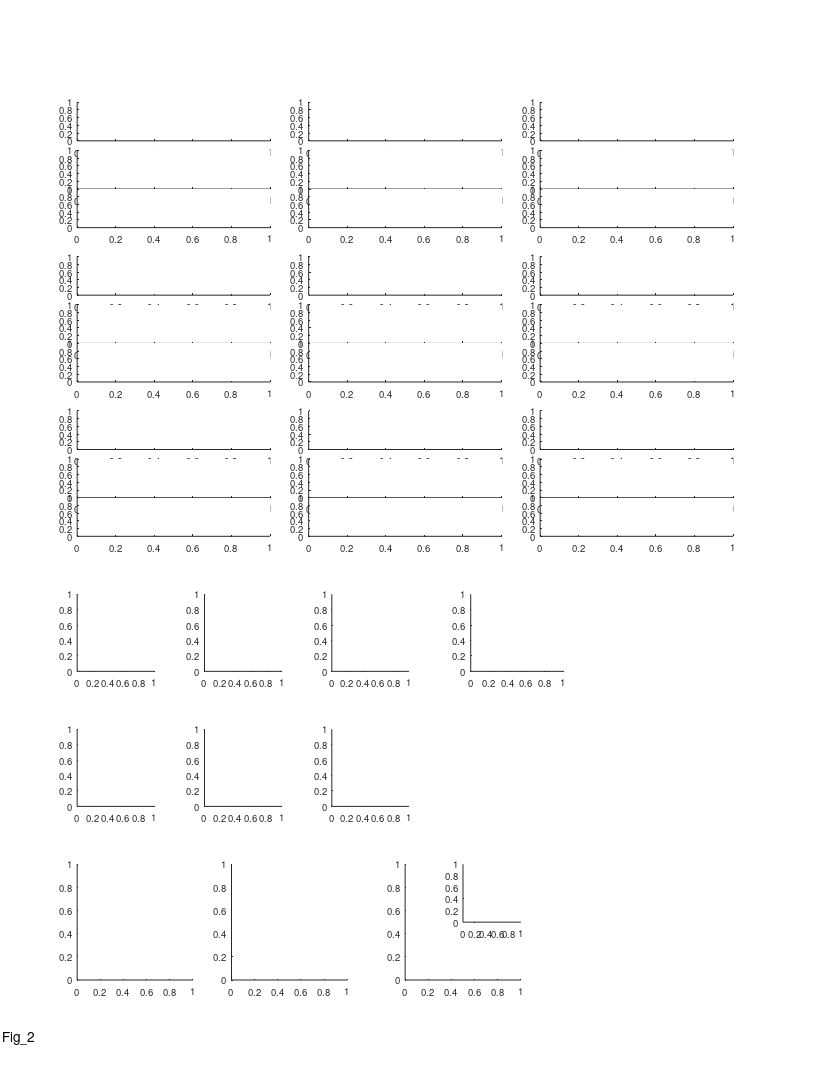

Reproduce this figure in MATLAB. (Note: this script raises an error after producing the figure.)
%% Large Scale - fig 2 - Behavioral and neural recordings from bats fliying over large spatial scales.

%%
clear 
clc

%% define output files
res_dir = 'L:\paper_figures';
mkdir(res_dir)
fig_name_str = 'Fig_2';
fig_caption_str = 'Multi-scale spatial coding with many fields in individual dorsla-CA1 neurons';
log_name_str = [fig_name_str '_log_file' '.txt'];
log_name_str = strrep(log_name_str , ':', '-');
log_name_str = strrep(log_name_str , ' ', '_');
log_name_out = fullfile(res_dir, log_name_str);

%% open log file
diary off
diary(log_name_out)
diary on
disp('Log file');
disp(['created: ', datestr(clock)]);
disp('======================================================');
disp([fig_name_str ':' fig_caption_str]);
disp('======================================================');
disp('');


%% create figure
% figure_size_cm = [21.0 29.7]; % ~A4
figure_size_cm = [21.6 27.9]; % ~US letter
figure ;
% Some WYSIWYG options:
set(gcf,'DefaultAxesFontSize',7);
set(gcf,'DefaultAxesFontName','helvetica');
set(gcf,'DefaultAxesUnits','centimeters');
set(gcf,'PaperType','usletter')
% set(gcf,'PaperType','<custom>');
set(gcf,'PaperUnits','centimeters','PaperPosition',[0 0 figure_size_cm]);
set(gcf,'PaperOrientation','portrait');
set(gcf,'Units','centimeters','Position',get(gcf,'paperPosition')+[0 0 0 0]); % position on screen...
set(gcf, 'Renderer', 'painters');
annotation('textbox', [0.5 1 0 0], 'String',fig_name_str, 'HorizontalAlignment','center','Interpreter','none');

pause(0.2); % workaround to solve matlab automatically changing the axes positions...

% create panels
panel_A_size_raster = [5 1];
panel_A_size_FR_map = [5 1];
panel_A_pos = [2 14];
panel_A = [];
for ii=1:3
    for jj=1:3
        offset_x = (ii-1)*6;
        offset_y = (jj-1)*4;
        offset = panel_A_pos + [offset_x offset_y];
        panel_A(ii,jj,1) = axes('position', [offset+[0 2.25] panel_A_size_FR_map]);
        panel_A(ii,jj,2) = axes('position', [offset+[0 1   ] panel_A_size_raster]);
        panel_A(ii,jj,3) = axes('position', [offset+[0 0   ] panel_A_size_raster]);
    end
end
% panel_A = permute(panel_A,[2 1 3]);
panel_A = panel_A(:,3:-1:1,:);
panel_A = reshape(panel_A,[9 3]);

panel_BCDE_size = [2 2];
panel_B = axes('position', [ 2.0  10.5 panel_BCDE_size ]);
panel_C = axes('position', [ 5.3  10.5 panel_BCDE_size ]);
panel_D = axes('position', [ 8.6  10.5 panel_BCDE_size ]);
panel_E = axes('position', [12.2  10.5 panel_BCDE_size.*[1.2 1] ]);

panel_FGH_size = [2 2];
panel_F = axes('position', [2.0  7  panel_FGH_size ]);
panel_G = axes('position', [5.3  7  panel_FGH_size ]);
panel_H = axes('position', [8.6  7  panel_FGH_size ]);
panel_I = axes('position', [2 2.5 3 3]);
panel_J = axes('position', [6 2.5 3 3]);
panel_K(1) = axes('position', [10.5 2.5 3.0 3.0]);
panel_K(2) = axes('position', [12.0 4.0 1.5 1.5]);


%%
prm = PARAMS_GetAll();

%% FR map + rasters - 9 examples
cell_examples = {
433; 56; 51;
609; 67; 477;
419; 628; 337;
};
for ii_cell = 1:length(cell_examples)
    cell_ID = cell_examples{ii_cell};
    cell = cell_load_data(cell_ID,'details','FR_map','fields','stats','FE');
    c = prm.graphics.colors.flight_directions;
    
    % map+fields
    axes(panel_A(ii_cell, 1));
    cla
    maps=[cell.FR_map.all];
    x = maps(1).bin_centers;
    y = cat(1,maps.PSTH);
    h=plot(x,y);
    [h.Color] = disperse(c);
    box off
    h=gca;
    h.TickDir = 'out';
    h.XTick = [];
    m = round(max(y(:)));
    h.YTick = [0 m];
    h.YLim = [0 m+1];
    h.XLim = [0 200];
    
    % fields
    for ii_dir=1:2
        fields = cell.fields{ii_dir};
        if isfield(fields,'in_low_speed_area')
            fields([fields.in_low_speed_area])=[];
        end
        for ii_field = 1:length(fields)
            dir_offsets = [-0.1 -0.17]+0.015;
            [xaf,yaf] = ds2nfu(fields(ii_field).edges_prc, repelem(dir_offsets(ii_dir)*range(h.YLim),2));
            annotation('line',xaf,yaf,'Linewidth', 2, 'Color', c{ii_dir});
        end
    end
    
    % cell details
    cell_num_str_pos_x   = [0.50 0.50 0.50 0.50 0.50 0.45 0.50 0.50 0.50];
    cell_num_str_pos_y   = [1.05 1.05 1.05 0.85 0.90 0.90 0.90 0.90 0.90];
    cell_stats_str_pos_x = [0.80 0.95 0.80 0.80 0.20 0.80 0.80 0.50 0.85];
    cell_stats_str_pos_y = [1.20 1.05 1.15 0.90 0.95 1.10 1.10 0.90 0.90]+0.05;
    text(cell_num_str_pos_x(ii_cell), cell_num_str_pos_y(ii_cell), "cell "+ ii_cell,...
        'Units','normalized','HorizontalAlignment','center','VerticalAlignment','bottom','FontSize',8);
    switch ii_cell
        case {1,2,3,4,5,6,7,8}
            cell_stats_str = {  sprintf('max=%.1fm', cell.stats.all.field_largest);...
                                sprintf('min=%.1fm', cell.stats.all.field_smallest);...
                                sprintf('ratio=%.1f', cell.stats.all.field_ratio_LS);...
                             };
            text(cell_stats_str_pos_x(ii_cell), cell_stats_str_pos_y(ii_cell)-0*0.23, cell_stats_str{1},...
                'Units','normalized','HorizontalAlignment','center','VerticalAlignment','Top','FontSize',6);
            text(cell_stats_str_pos_x(ii_cell), cell_stats_str_pos_y(ii_cell)-1*0.23, cell_stats_str{2},...
                'Units','normalized','HorizontalAlignment','center','VerticalAlignment','Top','FontSize',6);
            text(cell_stats_str_pos_x(ii_cell), cell_stats_str_pos_y(ii_cell)-2*0.23, cell_stats_str{3},...
                'Units','normalized','HorizontalAlignment','center','VerticalAlignment','Top','FontSize',6);
        case 9
            cell_stats_str = {  sprintf('single field=%.1fm', cell.fields{1}.width_prc) };
            text(cell_stats_str_pos_x(ii_cell), cell_stats_str_pos_y(ii_cell)-0*0.23, cell_stats_str{1},...
                'Units','normalized','HorizontalAlignment','center','VerticalAlignment','Top','FontSize',6);
    end
    
    % rasters
    FEs = [cell.FE];
    for ii_dir=1:2
        axes(panel_A(ii_cell, ii_dir+1));
        cla
        FE = FEs{ii_dir};
        x = [FE.spikes_pos];
        [FE.number2] = disperse(1:length(FE));
        y = arrayfun(@(FE)(FE.number2*ones(1,FE.num_spikes)),FE,'UniformOutput',0);
        y = [y{:}];
        plot(x,y,'.','Color',c{ii_dir},'MarkerSize',0.05);
        box off
        h=gca;
        m = length(FE);
        h.YTick = [1 m];
        h.XLim = [0 200];
        h.YLim = [0 m+1];
        switch ii_dir
            case 1
                h.XTick = [];
                h.YTickLabel = {'',num2str(m)};
            case 2
                h.XTick = 0:50:200;
                h.XRuler.TickLabelGapOffset = -2;
                h.YTickLabel = {'1',num2str(m)};
                h.TickDir = 'out';
        end
        
    end
end

%% add zoom in panel
% choose cell/dir/field to zoom
ii_cell = 3;
ii_dir = 1;
ii_field = 2;
cell_ID = cell_examples{ii_cell};
cell = cell_load_data(cell_ID,'details','FR_map','fields','stats','FE');
c = prm.graphics.colors.flight_directions;
% add zoom lines
axes(panel_A(ii_cell,1));
x=[];
y=[];
x(1,:) = cell.fields{ii_dir}(ii_field).edges_href;
x(2,:) = cell.fields{ii_dir}(ii_field).edges_href;
% x(3,:) = [15;50];
x(3,:) = cell.fields{ii_dir}(ii_field).edges_href + 10*[-1 1];
y(1,:) =  4*[1;1];
y(2,:) = 7*[1;1];
y(3,:) = 14*[1;1];
[xf, yf] = ds2nfu(x,y);
for jj = 1:2
    for ii = 1:2
        hl = annotation('line');
%         hl.Parent = gca;
        hl.X = xf(ii+[0 1],jj);
        hl.Y = yf(ii+[0 1],jj);
        hl.LineWidth = 0.5;
        hl.Color = 0.5*[1 1 1];
    end
end
% create zoom panel + plot!
POSf = ds2nfu([x(end,1)-0.4 y(end,1)-1 diff(x(end,:)) 20]);
panel_A_zoom = axes('Units','normalized', 'position', POSf);
cla
hold on
set(gca,'visible','off');
FE = cell.FE{ii_dir};
x = [FE.spikes_pos];
[FE.number2] = disperse(1:length(FE));
y = arrayfun(@(FE)(FE.number2*ones(1,FE.num_spikes)),FE,'UniformOutput',0);
y = [y{:}];
xlimits = cell.fields{ii_dir}(ii_field).edges_href;
IX = find( x>xlimits(1) & x<xlimits(end) );
x=x(IX);
y=y(IX);
ylimits = [min(y) max(y)]+[-3 1];
plot(x,y,'.','Color',c{ii_dir},'MarkerSize',0.05);
x = cell.fields{ii_dir}(ii_field).edges_prc;
y = ylimits([1 1]);
plot(x,y,'-','Color',c{ii_dir},'LineWidth',1);
% m = length(FE);
% % % maps=[cell.FR_map.all];
% % % x = maps(ii_dir).bin_centers;
% % % y = maps(ii_dir).PSTH;
% % % y = y ./ cell.fields{ii_dir}(ii_field).peak .* (m);
% % % y=normalize(y,'range').*m;
% % % h=plot(x,y,'Color',c{ii_dir});
box off
h=gca;
% h.XLim = [39.5 43];
h.XLim = xlimits;
% h.YLim = [0 m+1];
h.YLim = ylimits;



%% add direction arrows
arrow_x = 0.1 +[0 0.05];
arrow_y = repelem(0.965,2);
clear h
h(1)=annotation('arrow',arrow_x,      arrow_y+0.008,  'Color', prm.graphics.colors.flight_directions{1});
h(2)=annotation('arrow',flip(arrow_x),arrow_y      ,  'Color', prm.graphics.colors.flight_directions{2});
[h.HeadWidth] = disperse([5 5]);
[h.HeadLength] = disperse([5 5]);

%% add x/y labels for specific panels
for ii = [7 8 9]
    axes(panel_A(ii, 3));
    xlabel('Position (m)', 'Units','normalized','Position',[0.5 -0.35]);
end
for ii = [1 4 7]
    axes(panel_A(ii, 3));
%     ylabel('Time (min)',   'Units','normalized','Position',[-0.1 1]);
    ylabel('Flight no.',   'Units','normalized','Position',[-0.1 1]);
    axes(panel_A(ii, 1));
    ylabel({'F.R.';'(Hz)'},   'Units','normalized','Position',[-0.07 0.42]);
end
axes(panel_A(1, 1));
text(-0.25,1.6, 'A', 'Units','normalized','FontWeight','bold');



% % % % % % % % % % % % % % % % % % % % % % % % % % % % % % % % % % % % % % 
%% load population data
prm = PARAMS_GetAll();
cells_t = DS_get_cells_summary();
bats = [79,148,34,9861,2289];
cells_t(~ismember(cells_t.bat, bats ),:) = [];
cells = cellfun(@(c)(cell_load_data(c,'details')), cells_t.cell_ID, 'UniformOutput',0);
cells = [cells{:}];
cells = [cells.details];
cells(~contains({cells.brain_area}, 'CA1')) = [];
cells(~ismember([cells.ClusterQuality], [2])) = [];
cells = cellfun(@(c)(cell_load_data(c,'details','stats')), {cells.cell_ID}, 'UniformOutput',0);
cells = [cells{:}];
cells_details = [cells.details];
cells_ID = {cells_details.cell_ID};
stats = [cells.stats];
stats = [stats.all];
cells_ID([stats.meanFR_all]>prm.inclusion.interneuron_FR_thr)=[];
clear cells stats cells_details cells_t
cells = cellfun(@(c)(cell_load_data(c,'details','stats','meanFR','stats','inclusion','signif','fields','FR_map')), cells_ID, 'UniformOutput',0);
cells = [cells{:}];

%% panel B - field count histogram
% figure
axes(panel_B);
cla
hold on
text(-0.45,1.15, 'B', 'Units','normalized','FontWeight','bold');
nFields = nan(2,length(cells));
for ii_dir = 1:2
    for ii_cell = 1:length(cells)
        cell = cells(ii_cell);
        % check signif per direction
        if ~cell.signif(ii_dir).TF
            continue;
        end
        nFields(ii_dir,ii_cell) = cell.stats.dir(ii_dir).field_num;
    end
    h = histogram(nFields(ii_dir,:));
    h.FaceColor = prm.graphics.colors.flight_directions{ii_dir};
end
xlabel({'No. of fields';'per direction'},'Units','normalized','Position',[0.5 -0.18]);
ylabel('No. of cells')
ha = gca;
% ha.XLim = [0 35];
% ha.YLim = [0 40];
% ha.XTick = [0:5:35];
% ha.YTick = [0 40];
ha.TickDir='out';
ha.TickLength = [0.03 0.03];
ha.XRuler.TickLabelGapMultiplier = -0.3;
ha.YRuler.TickLabelGapMultiplier = 0.001;

%% panel C - field size histogram
% figure
axes(panel_C);
cla
hold on
text(-0.45,1.15, 'C', 'Units','normalized','FontWeight','bold');
fields_size = [];
for ii_dir = 1:2
    for ii_cell = 1:length(cells)
        cell = cells(ii_cell);
        if ~cell.signif(ii_dir).TF % check signif per direction
            continue;
        end
        fields = cell.fields{ii_dir};
        fields([fields.in_low_speed_area]) = []; % remove fields in low speed area
        fields_size = [fields_size fields.width_prc];
    end
end
h = histogram(fields_size);
h.FaceColor = 0.5*[1 1 1];
ha=gca;
ha.YScale = 'log';
xlabel('Field Size (m)')
ylabel('Counts','Units','normalized','Position',[-0.25 0.5])
ha = gca;
% ha.XLim = [0 35];
% ha.YLim = [0 40];
% ha.XTick = [0:5:35];
ha.YTick = [1 10 100];
ha.TickDir='out';
ha.TickLength = [0.03 0.03];
ha.XRuler.TickLabelGapMultiplier = -0.3;
ha.YRuler.TickLabelGapMultiplier = 0.001;

%% panel D - smallest / largest field size
% figure
axes(panel_D);
cla
hold on
text(-0.45,1.15, 'D', 'Units','normalized','FontWeight','bold');
LS_field_size = nan(2,length(cells));
for ii_cell = 1:length(cells)
    cell = cells(ii_cell);
    if ~all([cell.signif.TF]) % at least one direction is significant
        continue;
    end
    LS_field_size(1,ii_cell) = cell.stats.all.field_smallest;
    LS_field_size(2,ii_cell) = cell.stats.all.field_largest;
end
% LS_field_size(:,any(isnan(LS_field_size))) = [];
rng(1); % fix seed for violin plot randomization
hv = violinplot(LS_field_size');
[hv.ViolinColor] = disperse(repelem({'none'},length(hv)));
hs=[hv.ScatterPlot];
[hs.Marker]          = disperse(repelem({'.'},length(hs)));
[hs.SizeData]        = disperse(repelem(35,length(hs)));
[hs.MarkerFaceColor] = disperse(repelem({0.5*[1 1 1]},length(hs)));
[hs.MarkerEdgeColor] = disperse(repelem({0.5*[1 1 1]},length(hs)));
hm=[hv.MedianPlot];
% remove default median plot (circle), and add a red bar instead
[hm.Marker] = disperse(repelem({'none'},2));
plot([hm.XData]+0.075*[-1 1]', repelem([hm.YData],2,1), 'r', 'LineWidth',1.5);
ha=gca;
ylimits = ha.YLim;
ha.TickDir='out';
ha.TickLength = [0.03 0.03];
ha.XTick = [1 2];
ha.XTickLabel = {};
ha.XRuler.TickLabelGapMultiplier = -0.35;
ha.YRuler.TickLabelGapMultiplier = 0.001;
text([1 2],repelem(ylimits(1)-0.04*diff(ylimits),2),{{'Smallest';'field'},{'Largest';'field'}},...
    'HorizontalAlignment','center','VerticalAlignment','top','FontSize',7);
% xlabel('')
ylabel('Field size (m)','Units','normalized','Position',[-0.21 0.5])



%% panel E - field ratio (largest/smallest)
% figure
axes(panel_E);
cla
hold on
text(-0.4,1.15, 'E', 'Units','normalized','FontWeight','bold');
LS_field_ratio_all = nan(1,length(cells));
LS_field_ratio_dir = nan(2,length(cells));
for ii_cell = 1:length(cells)
    cell = cells(ii_cell);
    % pooled stats - check at least one direction is signif
    if any([cell.signif.TF])
        LS_field_ratio_all(ii_cell) = cell.stats.all.field_ratio_LS;
    end
    % per dir stats - check signif per direction
    for ii_dir = 1:2
        if cell.signif(ii_dir).TF 
            LS_field_ratio_dir(ii_dir,ii_cell) = cell.stats.dir(ii_dir).field_ratio_LS;
        end
    end
end
LS_field_ratio_dir = LS_field_ratio_dir(:);
% LS_field_ratio_dir(isnan(LS_field_ratio_dir)) = [];
% LS_field_ratio_all(isnan(LS_field_ratio_all)) = [];
edges = linspace(1,ceil(max(max(LS_field_ratio_all))),9);
clear h
% h(1) = histogram(LS_field_ratio_dir);
h(2) = histogram(LS_field_ratio_all);
% h(1).BinEdges = edges;
h(2).BinEdges = edges;
% h(1).FaceColor = 'g';
h(2).FaceColor = 0.5*[1 1 1];
% h(1).BinLimits = [1 h(1).BinLimits([2])];
% h(2).BinLimits = [1 h(2).BinLimits([2])];
% h(1).NumBins = 15;
% h.FaceColor = prm.graphics.colors.flight_directions{ii_dir};
% legend({'per cell';'per direction'})
ha=gca;
ha.YScale = 'log';
% ha.YScale = 'linear';
ha.XLim = [0 27];
% ha.YLim = [0 10];
ha.YLim = [7e-1 260];
% ha.XTick = [0:5:35];
ha.YTick = [1 10 100];
ha.TickDir='out';
ha.TickLength = [0.03 0.03];
ha.XRuler.TickLabelGapMultiplier = -0.35;
ha.YRuler.TickLabelGapMultiplier = 0.001;
xlabel({'Field size ratio';'largest/smallest'},'Units','normalized','Position',[0.5 -0.17]);
ylabel('No. of cells','Units','normalized','Position',[-0.21 0.5])

%% arragne population SI/sparsity
signif = arrayfun(@(x)(x.TF), cat(1,cells.signif));
% TODO: check why SI/sparsity can be nan in the original cell calculation?
SI = arrayfun(@(x)([x.dir.SI_bits_spike]), cat(1,cells.stats),'UniformOutput',0);
sparsity = arrayfun(@(x)([x.dir.sparsity]), cat(1,cells.stats),'UniformOutput',0);
SI = cat(1,SI{:});
SI(~signif) = nan;
SI = SI(:);
SI(isnan(SI)) = [];
sparsity = cat(1,sparsity{:});
sparsity(~signif) = nan;
sparsity = sparsity(:);
sparsity(isnan(sparsity)) = [];

%% panel F - spatial info histogram
% TODO: check why I used to have cells with higher spatial info, maybe
% because I used different inclusion/signif criteria, or because some how
% now I have nans in my SI/FR_map calculation...?
axes(panel_F);
cla
hold on
text(-0.45,1.15, 'F', 'Units','normalized','FontWeight','bold');
h = histogram(SI);
h.NumBins = 12;
h.FaceColor = 0.5*[1 1 1];
ha=gca;
ha.TickDir='out';
ha.TickLength = [0.03 0.03];
ha.XRuler.TickLabelGapMultiplier = -0.35;
ha.YRuler.TickLabelGapMultiplier = 0.001;
xlabel({'Spatial information';'(bits/spike)'}, 'Units','normalized','Position',[0.5 -0.17]);
ylabel('No. of cells')

%% panel G - sparsity histogram
axes(panel_G);
cla
hold on
text(-0.45,1.15, 'G', 'Units','normalized','FontWeight','bold');
h = histogram(sparsity);
h.NumBins = 10;
h.FaceColor = 0.5*[1 1 1];
ha=gca;
ha.TickDir='out';
ha.TickLength = [0.03 0.03];
ha.XRuler.TickLabelGapMultiplier = -0.35;
ha.YRuler.TickLabelGapMultiplier = 0.001;
xlabel('Sparsity', 'Units','normalized','Position',[0.5 -0.17])
ylabel('No. of cells', 'Units','normalized','Position',[-0.2 0.5])

%% panel H - map correlations histogram
% figure
axes(panel_H);
cla
hold on
text(-0.45,1.15, 'H', 'Units','normalized','FontWeight','bold');

% arrange data
signif = arrayfun(@(x)(x.TF), cat(1,cells.signif));
FR_maps_all = cat(1,cells.FR_map);
FR_maps_all = reshape([FR_maps_all.all],size(FR_maps_all,1),size(FR_maps_all,2),[]);
M = cat(1,FR_maps_all.PSTH);
M = reshape(M,size(FR_maps_all,1),size(FR_maps_all,2),[]);
signif = repmat(signif,1,1,size(M,3));
M(~signif) = nan;
ccc = corr(squeeze(M(:,1,:))', squeeze(M(:,2,:))' ,'rows', 'pairwise');
data = diag(ccc);
switch 2
    case 1 % compare all PSTH from other cells/dir
        M2 = reshape(M,size(M,1)*size(M,2),[]);
        ccc_shuffle = corr(M2' ,'rows', 'pairwise');
        mask = tril(true(size(ccc_shuffle)),-1);
        shuffle = ccc_shuffle(mask);
    case 2 % compare only different cells betweeb different directions
        mask = tril(true(size(ccc)),-1);
        shuffle = ccc(mask);
end

% plot
edges = -1:0.1:1;
histogram(data,    'Normalization','pdf','BinEdges',edges,'FaceColor', 0.5*[1 1 1]);
histogram(shuffle, 'Normalization','pdf','BinEdges',edges,'DisplayStyle','stairs','EdgeColor','k','LineWidth',1.5);
[~,P_KS] = kstest2(data, shuffle);
P_RankSum = ranksum(data, shuffle);
text(1.2,0.9, sprintf('P_{KS}=%.02f',P_KS),'Units','normalized','FontSize',7,'HorizontalAlignment','right');
% text(1,0.9, sprintf('P=%.02f',P_RankSum),'Units','normalized','FontSize',7,'HorizontalAlignment','right');

ha= gca;
ha.XLim = [-1 1];
ha.XTick = -1:0.5:1;
ha.TickDir = 'out';
ha.TickLength = [0.03 0.03];
ha=gca;
ha.TickDir='out';
ha.TickLength = [0.03 0.03];
ha.XRuler.TickLabelGapMultiplier = -0.35;
ha.YRuler.TickLabelGapMultiplier = 0.001;
xlabel('Map correlation', 'Units','normalized','Position',[0.5 -0.17])
ylabel('Probability', 'Units','normalized','Position',[-0.2 0.5])

%% panels I&J - prepare data
distances_all = [];
field_size_diff_all = [];
field_size_all = [];
field_vel_all = [];
field_vel2_all = [];
for ii_cell = 1:length(cells)
    cell = cells(ii_cell);
    for ii_dir = 1:2
        if ~cell.signif(ii_dir).TF
            continue;
        end
        fields = cell.fields{ii_dir};
        distances_all = [distances_all diff([fields.loc])];
        field_size_diff_all = [field_size_diff_all diff([fields.width_prc])];
        field_size_all = [field_size_all [fields.width_prc]];
        field_vel_all = [field_vel_all [fields.vel]];
        field_vel2_all = [field_vel2_all [fields.vel2]];
    end
end

%% panel I - field size vs. speed (control)
axes(panel_I);
cla
hold on
text(-0.27,1.1, 'I', 'Units','normalized','FontWeight','bold');
x = abs(field_vel_all);
% x = abs(field_vel2_all);
y =  field_size_all;
plot(x ,y, '.k', 'MarkerSize',3)
ha = gca;
ha.XLim = [4.5 9.5];
ha.YLim = [0 35];
ha.XTick = [5 7 9];
ha.YTick = [0 10 20 30];
ha.TickDir='out';
ha.TickLength = [0.02 0.02];
ha.XRuler.TickLabelGapMultiplier = -0.3;
ha.YRuler.TickLabelGapMultiplier = 0.001;
xlabel('Speed (m/s)', 'Units','normalized', 'Position',[0.5 -0.12]) 
ylabel('Field size (m)', 'units','normalized', 'Position',[-0.15 0.5])
IX = find(x>=ha.XLim(1) & x<=ha.XLim(end));
[r,rpval] = corr(x(IX)', y(IX)','type','Pearson');
[rho,rhopval] = corr(x(IX)', y(IX)','type','Spearman');
lm = fitlm(x(IX),y(IX));
% ksdensity([x(IX);y(IX)]','PlotFcn','contour');
text(0.1,0.95,sprintf('R^2=%.03f',r^2),'Units','normalized','FontSize',8);
panel_I_stat_res_str = {
    'panel I statistics:'
    sprintf('xlim=%.1f-%.1f',ha.XLim)
    sprintf('pearson r=%d, pval=%d',r,rpval)
    sprintf('spearman rho=%d, pval=%d',rho,rhopval)
    };
% annotation('textbox', [0.5 0.1 0.6 0.1], 'String',panel_I_stat_res_str,...
%     'HorizontalAlignment','Left','Interpreter','none','FitBoxToText','on');

%% panel J - field size ratio vs. speed ratio (more direct control!)
% figure
axes(panel_J);
cla
hold on
text(-0.27,1.1, 'J', 'Units','normalized','FontWeight','bold');
% arrange data
cells_signif = cat(1,cells.signif);
cells_signif = arrayfun(@(x)(x.TF), cells_signif);
signif_IX = any(cells_signif,2);
stats = [cells(signif_IX).stats];
stats_all = [stats.all];
% plot 
x = abs([stats_all.field_ratio_LS_vel]);
y = [stats_all.field_ratio_LS];
plot(x, y, '.k');
xlabel('Speed ratio')
ylabel('Field size ratio')
% set(gca,'yscale','log')
% set(gca,'ytick',[1 2 3 5 10 15 20])
% xlim([0.8 1.2])
ylim([0.9 max(y)+1])

%% panel K - field diff(size) vs. distance
axes(panel_K(1));
cla
hold on
text(-0.28,1.1, 'K', 'Units','normalized','FontWeight','bold');
plot(distances_all, abs(field_size_diff_all), 'k.' , 'MarkerSize',4);
ha = gca;
ha.TickDir='out';
ha.TickLength = [0.02 0.02];
ha.XRuler.TickLabelGapMultiplier = -0.3;
ha.YRuler.TickLabelGapMultiplier = 0.001;
xlabel('Distance between fields (m)', 'Units','normalized', 'Position',[0.5 -0.12]) 
ylabel('{\Delta} Field size (m)', 'units','normalized', 'Position',[-0.15 0.5])

% panel K inset
axes(panel_K(2));
cla
hold on
plot(distances_all, abs(field_size_diff_all), 'k.' , 'MarkerSize',3);
ha = gca;
ha.XLim = [0 40];
ha.YLim = [0 15];
ha.XTick = ha.XLim;
ha.YTick = ha.YLim;
ha.TickDir='out';
ha.TickLength = [0.02 0.02];
ha.XRuler.TickLabelGapMultiplier = -0.3;
ha.YRuler.TickLabelGapMultiplier = 0.001;



%% print/save the figure
fig_name_out = fullfile(res_dir, fig_name_str);
print(gcf, fig_name_out, '-dpdf', '-cmyk', '-painters');
% print(gcf, fig_name_out, '-dtiff', '-cmyk', '-painters');
% saveas(gcf , fig_name_out, 'fig');
disp('figure was successfully saved to pdf/tiff/fig formats');






%%











%%











%%
